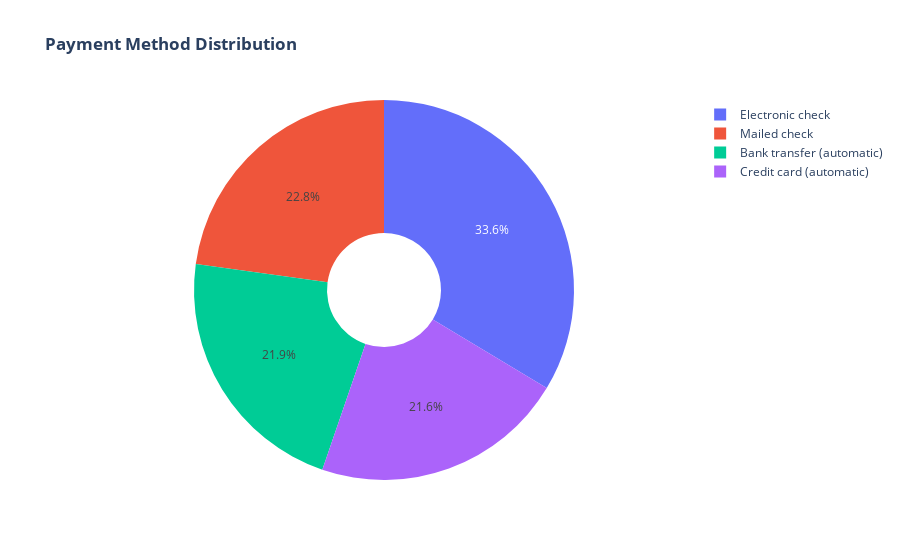
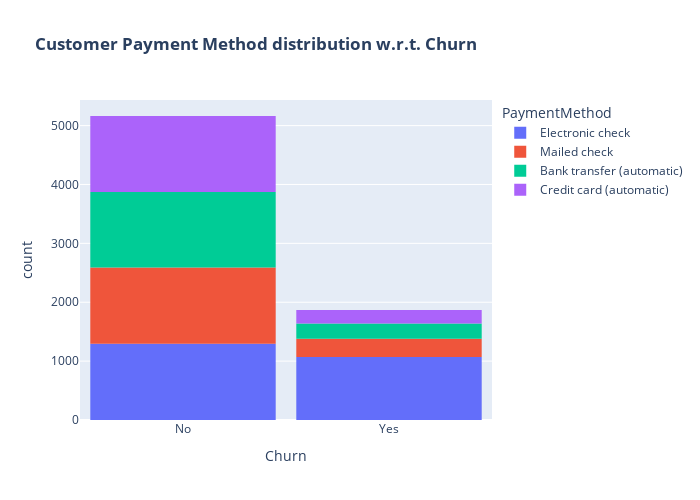

Here is the notebook cell these charts were saved with, in order:
### Markdown cell above
#### Customers with monthly contract are more likely to churn

### Code cell
labels = data['PaymentMethod'].unique()
values = data['PaymentMethod'].value_counts()

fig = go.Figure(data=[go.Pie(labels=labels, values=values, hole=.3)])
fig.update_layout(title_text="<b>Payment Method Distribution</b>")
fig.show()

fig = px.histogram(data, x="Churn", color="PaymentMethod", title="<b>Customer Payment Method distribution w.r.t. Churn</b>")
fig.update_layout(width=700, height=500, bargap=0.1)
fig.show()

### Figure 1 — Plotly figure (JSON) as saved in the notebook; plotly's stock layout.template omitted (floating-point values rounded to 4 significant figures)
{"data": [{"hole": 0.3, "labels": ["Electronic check", "Mailed check", "Bank transfer (automatic)", "Credit card (automatic)"], "type": "pie", "values": [2365, 1604, 1542, 1521]}], "layout": {"title": {"text": "<b>Payment Method Distribution</b>"}}}

### Figure 2 — Plotly figure (JSON) as saved in the notebook; plotly's stock layout.template omitted (floating-point values rounded to 4 significant figures; data arrays with more than 128 entries replaced by an {"elided": "..."} marker saying what was removed)
{"data": [{"alignmentgroup": "True", "bingroup": "x", "hovertemplate": "PaymentMethod=Electronic check<br>Churn=%{x}<br>count=%{y}<extra></extra>", "legendgroup": "Electronic check", "marker": {"color": "#636efa", "pattern": {"shape": ""}}, "name": "Electronic check", "offsetgroup": "Electronic check", "orientation": "v", "showlegend": true, "type": "histogram", "x": {"elided": "2365 str values"}, "xaxis": "x", "yaxis": "y"}, {"alignmentgroup": "True", "bingroup": "x", "hovertemplate": "PaymentMethod=Mailed check<br>Churn=%{x}<br>count=%{y}<extra></extra>", "legendgroup": "Mailed check", "marker": {"color": "#EF553B", "pattern": {"shape": ""}}, "name": "Mailed check", "offsetgroup": "Mailed check", "orientation": "v", "showlegend": true, "type": "histogram", "x": {"elided": "1604 str values"}, "xaxis": "x", "yaxis": "y"}, {"alignmentgroup": "True", "bingroup": "x", "hovertemplate": "PaymentMethod=Bank transfer (automatic)<br>Churn=%{x}<br>count=%{y}<extra></extra>", "legendgroup": "Bank transfer (automatic)", "marker": {"color": "#00cc96", "pattern": {"shape": ""}}, "name": "Bank transfer (automatic)", "offsetgroup": "Bank transfer (automatic)", "orientation": "v", "showlegend": true, "type": "histogram", "x": {"elided": "1542 str values"}, "xaxis": "x", "yaxis": "y"}, {"alignmentgroup": "True", "bingroup": "x", "hovertemplate": "PaymentMethod=Credit card (automatic)<br>Churn=%{x}<br>count=%{y}<extra></extra>", "legendgroup": "Credit card (automatic)", "marker": {"color": "#ab63fa", "pattern": {"shape": ""}}, "name": "Credit card (automatic)", "offsetgroup": "Credit card (automatic)", "orientation": "v", "showlegend": true, "type": "histogram", "x": {"elided": "1521 str values"}, "xaxis": "x", "yaxis": "y"}], "layout": {"bargap": 0.1, "barmode": "relative", "height": 500, "legend": {"title": {"text": "PaymentMethod"}, "tracegroupgap": 0}, "title": {"text": "<b>Customer Payment Method distribution w.r.t. Churn</b>"}, "width": 700, "xaxis": {"anchor": "y", "domain": [0, 1], "title": {"text": "Churn"}}, "yaxis": {"anchor": "x", "domain": [0, 1], "title": {"text": "count"}}}}
